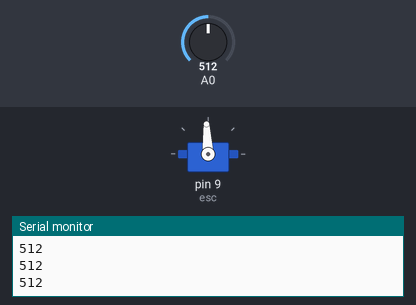
Bench run of a sketch on a simulated Arduino Uno, built with avr-gcc and run on an emulated ATmega328P. Shown: servo, the last lines printed to the serial monitor. The inputs (shaded band) are chosen by the test bench; at power-on: A0 = 512.

Above: at 1.2 s.
1.3 s: A0 set to 716
At 2.5 s:
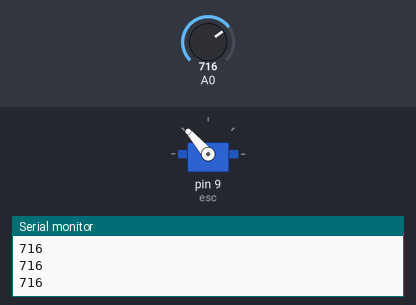
2.8 s: A0 set to 900
At 3.9 s:
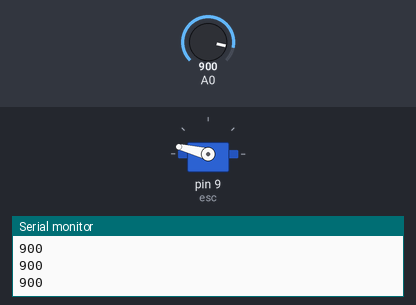
4.3 s: A0 set to 1023
At 5.0 s:
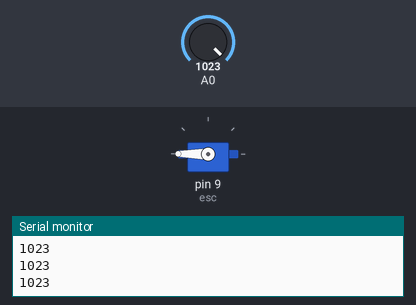
5.8 s: A0 set to 306
At 6.3 s:
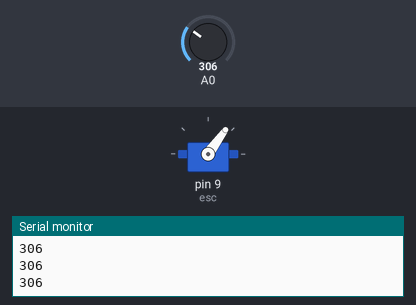
7.3 s: A0 set to 122
At 8.5 s:
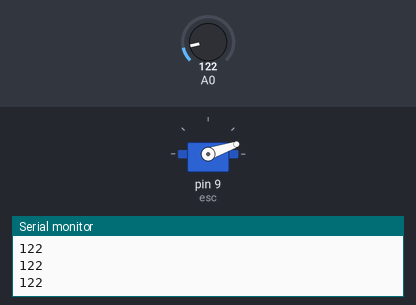
Timing chart, 0 to 9.8 s (numbered marks = the images above; inputs shaded):
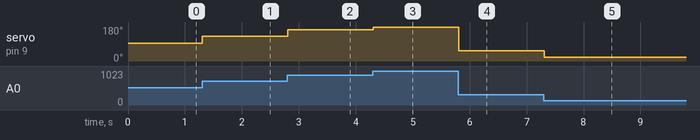

Measured:
- after the input at 1.3 s, servo on pin 9 (esc): 93° → 131° at once
- after the input at 2.8 s, servo on pin 9 (esc): 131° → 166° at once
- after the input at 4.3 s, servo on pin 9 (esc): 166° → 180° at once
- after the input at 5.8 s, servo on pin 9 (esc): 180° → 54° at once
- after the input at 7.3 s, servo on pin 9 (esc): 54° → 19° at once

The sketch:

esc.ino
```cpp
#include <Servo.h> //Using servo library to control ESC

Servo esc; //Creating a servo class with name as esc

void setup()

{

esc.attach(9); //Specify the esc signal pin,Here as D8

esc.writeMicroseconds(1000); //initialize the signal to 1000

Serial.begin(9600);

}

void loop()

{

int val; //Creating a variable val

val= analogRead(A0); //Read input from analog pin a0 and store in val
Serial.println(val);

val= map(val, 0, 1000,500,2450); //mapping val to minimum and maximum(Change if needed)
esc.writeMicroseconds(val); //using val as the signal to esc

}
```
